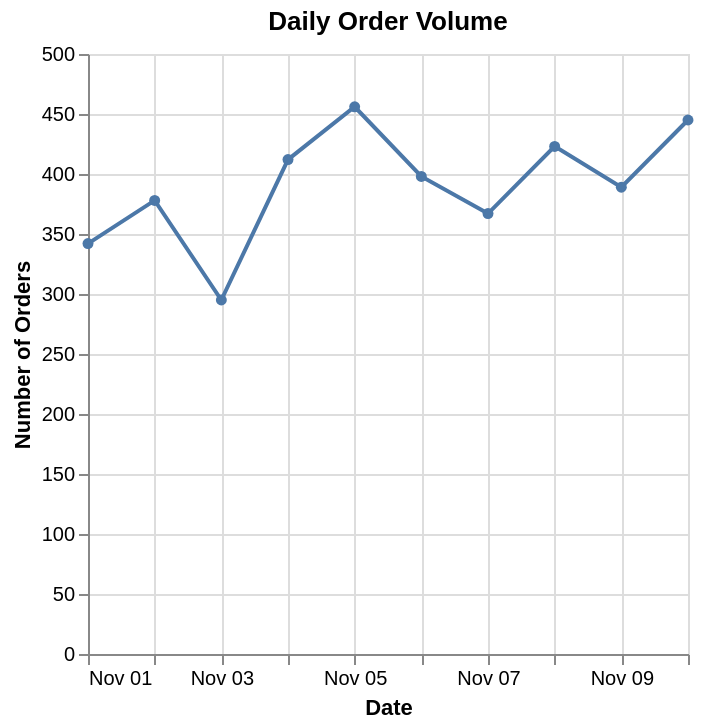

Describe this chart as a Vega-Lite specification.
### Vega-Lite specification from a JSON file in a GitHub repository (floating-point values rounded to 4 significant figures)
{"$schema": "https://vega.github.io/schema/vega-lite/v5.json", "description": "Daily order volume tracking", "data": {"values": [{"date": "2024-11-01", "orders": 342}, {"date": "2024-11-02", "orders": 378}, {"date": "2024-11-03", "orders": 295}, {"date": "2024-11-04", "orders": 412}, {"date": "2024-11-05", "orders": 456}, {"date": "2024-11-06", "orders": 398}, {"date": "2024-11-07", "orders": 367}, {"date": "2024-11-08", "orders": 423}, {"date": "2024-11-09", "orders": 389}, {"date": "2024-11-10", "orders": 445}]}, "mark": {"type": "line", "point": true, "tooltip": true}, "encoding": {"x": {"field": "date", "type": "temporal", "axis": {"title": "Date", "format": "%b %d"}}, "y": {"field": "orders", "type": "quantitative", "axis": {"title": "Number of Orders"}}}, "title": "Daily Order Volume"}
